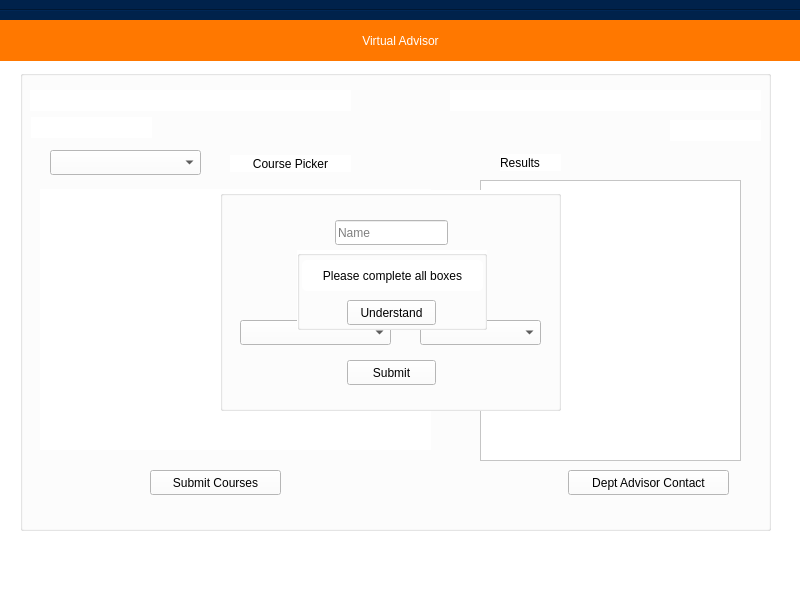
<?xml version="1.0" encoding="UTF-8"?>
<ui version="4.0">
 <class>MainWindow</class>
 <widget class="QMainWindow" name="MainWindow">
  <property name="geometry">
   <rect>
    <x>0</x>
    <y>0</y>
    <width>800</width>
    <height>600</height>
   </rect>
  </property>
  <property name="windowTitle">
   <string>MainWindow</string>
  </property>
  <property name="styleSheet">
   <string notr="true">background-color: rgb(255, 255, 255);</string>
  </property>
  <widget class="QWidget" name="centralwidget">
   <widget class="QGroupBox" name="loginGroupBox">
    <property name="geometry">
     <rect>
      <x>220</x>
      <y>190</y>
      <width>341</width>
      <height>221</height>
     </rect>
    </property>
    <property name="title">
     <string/>
    </property>
    <widget class="QComboBox" name="comboBoxMajors">
     <property name="geometry">
      <rect>
       <x>20</x>
       <y>130</y>
       <width>151</width>
       <height>25</height>
      </rect>
     </property>
     <property name="styleSheet">
      <string notr="true">selection-background-color: rgb(192, 191, 188);</string>
     </property>
     <property name="currentText">
      <string/>
     </property>
     <property name="placeholderText">
      <string>Majors</string>
     </property>
    </widget>
    <widget class="QComboBox" name="comboBoxCatalog">
     <property name="geometry">
      <rect>
       <x>200</x>
       <y>130</y>
       <width>121</width>
       <height>25</height>
      </rect>
     </property>
     <property name="placeholderText">
      <string>Catalog Year</string>
     </property>
    </widget>
    <widget class="QLineEdit" name="nameText">
     <property name="geometry">
      <rect>
       <x>115</x>
       <y>30</y>
       <width>113</width>
       <height>25</height>
      </rect>
     </property>
     <property name="placeholderText">
      <string>Name</string>
     </property>
    </widget>
    <widget class="QLineEdit" name="cwidText">
     <property name="geometry">
      <rect>
       <x>115</x>
       <y>70</y>
       <width>113</width>
       <height>25</height>
      </rect>
     </property>
     <property name="placeholderText">
      <string>CWID</string>
     </property>
    </widget>
    <widget class="QPushButton" name="submitButton">
     <property name="geometry">
      <rect>
       <x>127</x>
       <y>170</y>
       <width>89</width>
       <height>25</height>
      </rect>
     </property>
     <property name="text">
      <string>Submit</string>
     </property>
    </widget>
    <widget class="QGroupBox" name="errorGroupBox">
     <property name="geometry">
      <rect>
       <x>77</x>
       <y>60</y>
       <width>190</width>
       <height>80</height>
      </rect>
     </property>
     <property name="title">
      <string/>
     </property>
     <widget class="QLabel" name="errorLabel">
      <property name="geometry">
       <rect>
        <x>5</x>
        <y>10</y>
        <width>181</width>
        <height>31</height>
       </rect>
      </property>
      <property name="styleSheet">
       <string notr="true">background-color: rgb(255, 255, 255);
border-radius: 5px;</string>
      </property>
      <property name="text">
       <string>Please complete all boxes</string>
      </property>
      <property name="alignment">
       <set>Qt::AlignCenter</set>
      </property>
      <property name="textInteractionFlags">
       <set>Qt::NoTextInteraction</set>
      </property>
     </widget>
     <widget class="QPushButton" name="errorSubmit">
      <property name="geometry">
       <rect>
        <x>50</x>
        <y>50</y>
        <width>89</width>
        <height>25</height>
       </rect>
      </property>
      <property name="text">
       <string>Understand</string>
      </property>
     </widget>
    </widget>
   </widget>
   <widget class="QLabel" name="label">
    <property name="geometry">
     <rect>
      <x>0</x>
      <y>20</y>
      <width>801</width>
      <height>41</height>
     </rect>
    </property>
    <property name="styleSheet">
     <string notr="true">color: rgb(255, 255, 255);
background-color: rgb(255, 120, 0);
font: 700 24pt &quot;Ubuntu&quot;;</string>
    </property>
    <property name="frameShape">
     <enum>QFrame::NoFrame</enum>
    </property>
    <property name="text">
     <string>Virtual Advisor</string>
    </property>
    <property name="textFormat">
     <enum>Qt::AutoText</enum>
    </property>
    <property name="alignment">
     <set>Qt::AlignCenter</set>
    </property>
   </widget>
   <widget class="QGroupBox" name="resultsGroupBox">
    <property name="geometry">
     <rect>
      <x>20</x>
      <y>70</y>
      <width>751</width>
      <height>461</height>
     </rect>
    </property>
    <property name="title">
     <string/>
    </property>
    <widget class="QLabel" name="resultsNameLabel">
     <property name="geometry">
      <rect>
       <x>10</x>
       <y>20</y>
       <width>321</width>
       <height>21</height>
      </rect>
     </property>
     <property name="styleSheet">
      <string notr="true">font: 700 18pt &quot;Umpush&quot;;</string>
     </property>
     <property name="text">
      <string/>
     </property>
     <property name="textInteractionFlags">
      <set>Qt::NoTextInteraction</set>
     </property>
    </widget>
    <widget class="QLabel" name="resultsCWIDLabel">
     <property name="geometry">
      <rect>
       <x>11</x>
       <y>47</y>
       <width>121</width>
       <height>21</height>
      </rect>
     </property>
     <property name="styleSheet">
      <string notr="true">
font: 300 10pt &quot;Umpush&quot;;</string>
     </property>
     <property name="text">
      <string/>
     </property>
     <property name="textInteractionFlags">
      <set>Qt::NoTextInteraction</set>
     </property>
    </widget>
    <widget class="QLabel" name="resultsMajorLabel">
     <property name="geometry">
      <rect>
       <x>430</x>
       <y>20</y>
       <width>311</width>
       <height>21</height>
      </rect>
     </property>
     <property name="styleSheet">
      <string notr="true">
font: 300 10pt &quot;Umpush&quot;;</string>
     </property>
     <property name="text">
      <string/>
     </property>
     <property name="alignment">
      <set>Qt::AlignRight|Qt::AlignTrailing|Qt::AlignVCenter</set>
     </property>
     <property name="textInteractionFlags">
      <set>Qt::NoTextInteraction</set>
     </property>
    </widget>
    <widget class="QLabel" name="resultsYearLabel">
     <property name="geometry">
      <rect>
       <x>650</x>
       <y>50</y>
       <width>91</width>
       <height>21</height>
      </rect>
     </property>
     <property name="styleSheet">
      <string notr="true">
font: 300 10pt &quot;Umpush&quot;;</string>
     </property>
     <property name="text">
      <string/>
     </property>
     <property name="alignment">
      <set>Qt::AlignRight|Qt::AlignTrailing|Qt::AlignVCenter</set>
     </property>
     <property name="textInteractionFlags">
      <set>Qt::NoTextInteraction</set>
     </property>
    </widget>
    <widget class="QPushButton" name="submitCoursesButton">
     <property name="geometry">
      <rect>
       <x>130</x>
       <y>400</y>
       <width>131</width>
       <height>25</height>
      </rect>
     </property>
     <property name="text">
      <string>Submit Courses</string>
     </property>
    </widget>
    <widget class="QScrollArea" name="scrollAreaResults">
     <property name="geometry">
      <rect>
       <x>460</x>
       <y>110</y>
       <width>261</width>
       <height>281</height>
      </rect>
     </property>
     <property name="widgetResizable">
      <bool>true</bool>
     </property>
     <widget class="QWidget" name="scrollAreaWidgetContentsResults">
      <property name="geometry">
       <rect>
        <x>0</x>
        <y>0</y>
        <width>259</width>
        <height>279</height>
       </rect>
      </property>
     </widget>
    </widget>
    <widget class="QComboBox" name="comboBoxSection">
     <property name="geometry">
      <rect>
       <x>30</x>
       <y>80</y>
       <width>151</width>
       <height>25</height>
      </rect>
     </property>
     <property name="styleSheet">
      <string notr="true">selection-background-color: rgb(192, 191, 188);</string>
     </property>
     <property name="currentText">
      <string/>
     </property>
     <property name="placeholderText">
      <string>Section</string>
     </property>
    </widget>
    <widget class="QLabel" name="label_2">
     <property name="geometry">
      <rect>
       <x>210</x>
       <y>85</y>
       <width>121</width>
       <height>17</height>
      </rect>
     </property>
     <property name="text">
      <string>Course Picker</string>
     </property>
     <property name="alignment">
      <set>Qt::AlignCenter</set>
     </property>
    </widget>
    <widget class="QLabel" name="label_3">
     <property name="geometry">
      <rect>
       <x>480</x>
       <y>84</y>
       <width>61</width>
       <height>17</height>
      </rect>
     </property>
     <property name="text">
      <string>Results</string>
     </property>
    </widget>
    <widget class="QStackedWidget" name="stackedWidget">
     <property name="geometry">
      <rect>
       <x>20</x>
       <y>119</y>
       <width>391</width>
       <height>261</height>
      </rect>
     </property>
     <property name="currentIndex">
      <number>1</number>
     </property>
     <widget class="QWidget" name="page"/>
     <widget class="QWidget" name="page_2"/>
    </widget>
    <widget class="QPushButton" name="advisorButton">
     <property name="geometry">
      <rect>
       <x>548</x>
       <y>400</y>
       <width>161</width>
       <height>25</height>
      </rect>
     </property>
     <property name="text">
      <string>Dept Advisor Contact</string>
     </property>
    </widget>
   </widget>
   <widget class="Line" name="line">
    <property name="geometry">
     <rect>
      <x>0</x>
      <y>0</y>
      <width>801</width>
      <height>20</height>
     </rect>
    </property>
    <property name="styleSheet">
     <string notr="true">background-color: #00224b
;</string>
    </property>
    <property name="orientation">
     <enum>Qt::Horizontal</enum>
    </property>
   </widget>
   <zorder>resultsGroupBox</zorder>
   <zorder>loginGroupBox</zorder>
   <zorder>label</zorder>
   <zorder>line</zorder>
  </widget>
  <widget class="QMenuBar" name="menuBar">
   <property name="geometry">
    <rect>
     <x>0</x>
     <y>0</y>
     <width>800</width>
     <height>22</height>
    </rect>
   </property>
   <property name="styleSheet">
    <string notr="true">background-color: #00224b;
font: 11pt &quot;Ubuntu&quot;;
color: white;
</string>
   </property>
  </widget>
  <widget class="QStatusBar" name="statusbar"/>
 </widget>
 <resources/>
 <connections/>
</ui>
